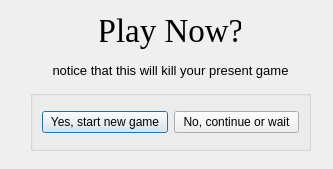
<?xml version="1.0" encoding="UTF-8"?>
<ui version="4.0">
 <class>PlayDialog</class>
 <widget class="QDialog" name="PlayDialog">
  <property name="geometry">
   <rect>
    <x>0</x>
    <y>0</y>
    <width>333</width>
    <height>169</height>
   </rect>
  </property>
  <property name="windowTitle">
   <string>Dialog</string>
  </property>
  <widget class="QLabel" name="TitleLabel">
   <property name="geometry">
    <rect>
     <x>100</x>
     <y>10</y>
     <width>141</width>
     <height>41</height>
    </rect>
   </property>
   <property name="font">
    <font>
     <family>Times New Roman</family>
     <pointsize>25</pointsize>
    </font>
   </property>
   <property name="text">
    <string>Play Now?</string>
   </property>
   <property name="alignment">
    <set>Qt::AlignCenter</set>
   </property>
  </widget>
  <widget class="QLabel" name="descrpitionLabel">
   <property name="geometry">
    <rect>
     <x>40</x>
     <y>50</y>
     <width>261</width>
     <height>41</height>
    </rect>
   </property>
   <property name="font">
    <font>
     <pointsize>10</pointsize>
    </font>
   </property>
   <property name="text">
    <string>notice that this will kill your present game</string>
   </property>
   <property name="alignment">
    <set>Qt::AlignCenter</set>
   </property>
  </widget>
  <widget class="QGroupBox" name="choiceBox">
   <property name="geometry">
    <rect>
     <x>30</x>
     <y>90</y>
     <width>281</width>
     <height>61</height>
    </rect>
   </property>
   <property name="title">
    <string/>
   </property>
   <layout class="QHBoxLayout" name="horizontalLayout">
    <item>
     <widget class="QPushButton" name="yesButton">
      <property name="text">
       <string>Yes, start new game</string>
      </property>
     </widget>
    </item>
    <item>
     <widget class="QPushButton" name="noButton">
      <property name="text">
       <string>No, continue or wait</string>
      </property>
     </widget>
    </item>
   </layout>
  </widget>
 </widget>
 <resources/>
 <connections>
  <connection>
   <sender>noButton</sender>
   <signal>clicked()</signal>
   <receiver>PlayDialog</receiver>
   <slot>close()</slot>
   <hints>
    <hint type="sourcelabel">
     <x>187</x>
     <y>100</y>
    </hint>
    <hint type="destinationlabel">
     <x>133</x>
     <y>64</y>
    </hint>
   </hints>
  </connection>
 </connections>
</ui>
